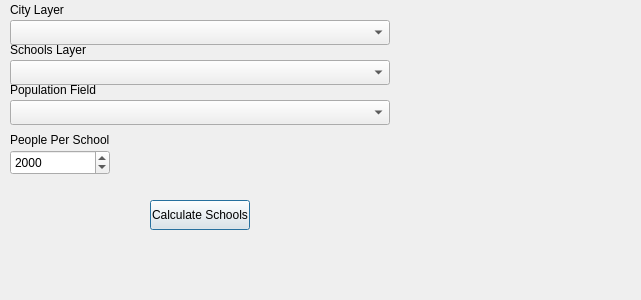
<?xml version="1.0" encoding="UTF-8"?>
<ui version="4.0">
 <class>additionalSchoolsDialog</class>
 <widget class="QDialog" name="additionalSchoolsDialog">
  <property name="geometry">
   <rect>
    <x>0</x>
    <y>0</y>
    <width>641</width>
    <height>300</height>
   </rect>
  </property>

  <!-- City Layer -->
  <widget class="QLabel" name="label_cityLayer">
   <property name="geometry">
    <rect>
     <x>10</x>
     <y>0</y>
     <width>380</width>
     <height>20</height>
    </rect>
   </property>
   <property name="text">
    <string>City Layer</string>
   </property>
  </widget>
  <widget class="QComboBox" name="comboBox_cityLayer">
   <property name="geometry">
    <rect>
     <x>10</x>
     <y>20</y>
     <width>380</width>
     <height>25</height>
    </rect>
   </property>
  </widget>

  <!-- Schools Layer -->
  <widget class="QLabel" name="label_schoolsLayer">
   <property name="geometry">
    <rect>
     <x>10</x>
     <y>40</y>
     <width>380</width>
     <height>20</height>
    </rect>
   </property>
   <property name="text">
    <string>Schools Layer</string>
   </property>
  </widget>
  <widget class="QComboBox" name="comboBox_schoolsLayer">
   <property name="geometry">
    <rect>
     <x>10</x>
     <y>60</y>
     <width>380</width>
     <height>25</height>
    </rect>
   </property>
  </widget>

  <!-- Population Field -->
  <widget class="QLabel" name="label_population">
   <property name="geometry">
    <rect>
     <x>10</x>
     <y>80</y>
     <width>380</width>
     <height>20</height>
    </rect>
   </property>
   <property name="text">
    <string>Population Field</string>
   </property>
  </widget>
  <widget class="QComboBox" name="comboBox_populationField">
   <property name="geometry">
    <rect>
     <x>10</x>
     <y>100</y>
     <width>380</width>
     <height>25</height>
    </rect>
   </property>
  </widget>

  <!-- People Per School -->
  <widget class="QLabel" name="label_peoplePerSchool">
   <property name="geometry">
    <rect>
     <x>10</x>
     <y>130</y>
     <width>380</width>
     <height>20</height>
    </rect>
   </property>
   <property name="text">
    <string>People Per School</string>
   </property>
  </widget>
  <widget class="QSpinBox" name="spinBox_peoplePerSchool">
   <property name="geometry">
    <rect>
     <x>10</x>
     <y>150</y>
     <width>100</width>
     <height>25</height>
    </rect>
   </property>
   <property name="minimum">
    <number>1</number>
   </property>
   <property name="maximum">
    <number>100000</number> <!-- Allow large numbers -->
   </property>
   <property name="value">
    <number>2000</number> <!-- Default value -->
   </property>
  </widget>

  <!-- Execute Button -->
  <widget class="QPushButton" name="button_execute">
   <property name="geometry">
    <rect>
     <x>150</x>
     <y>200</y>
     <width>100</width>
     <height>30</height>
    </rect>
   </property>
   <property name="text">
    <string>Calculate Schools</string>
   </property>
  </widget>
 </widget>
 <resources/>
 <connections/>
</ui>
